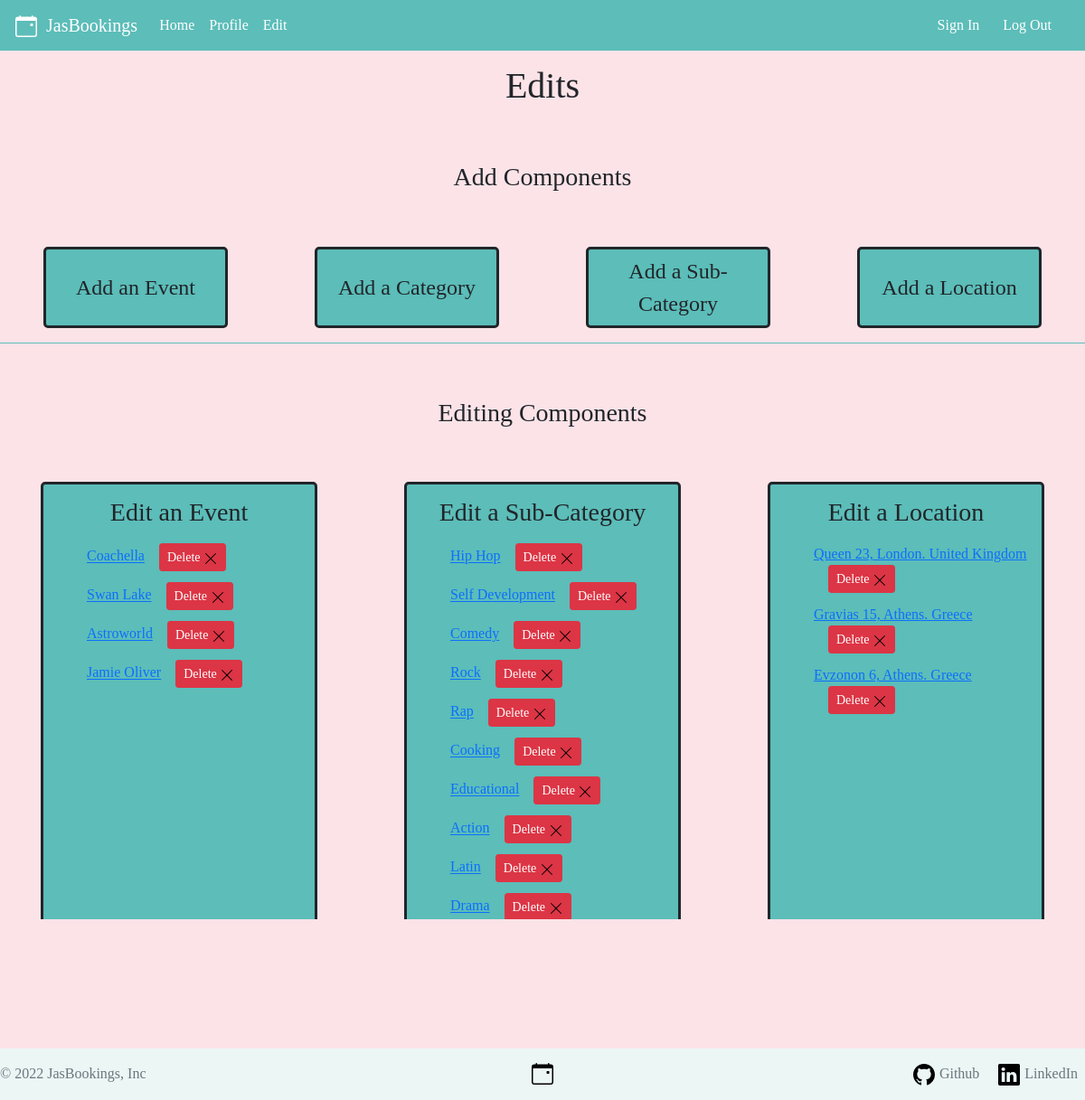
Before: /events/edit/ (signed in) with the older database file.
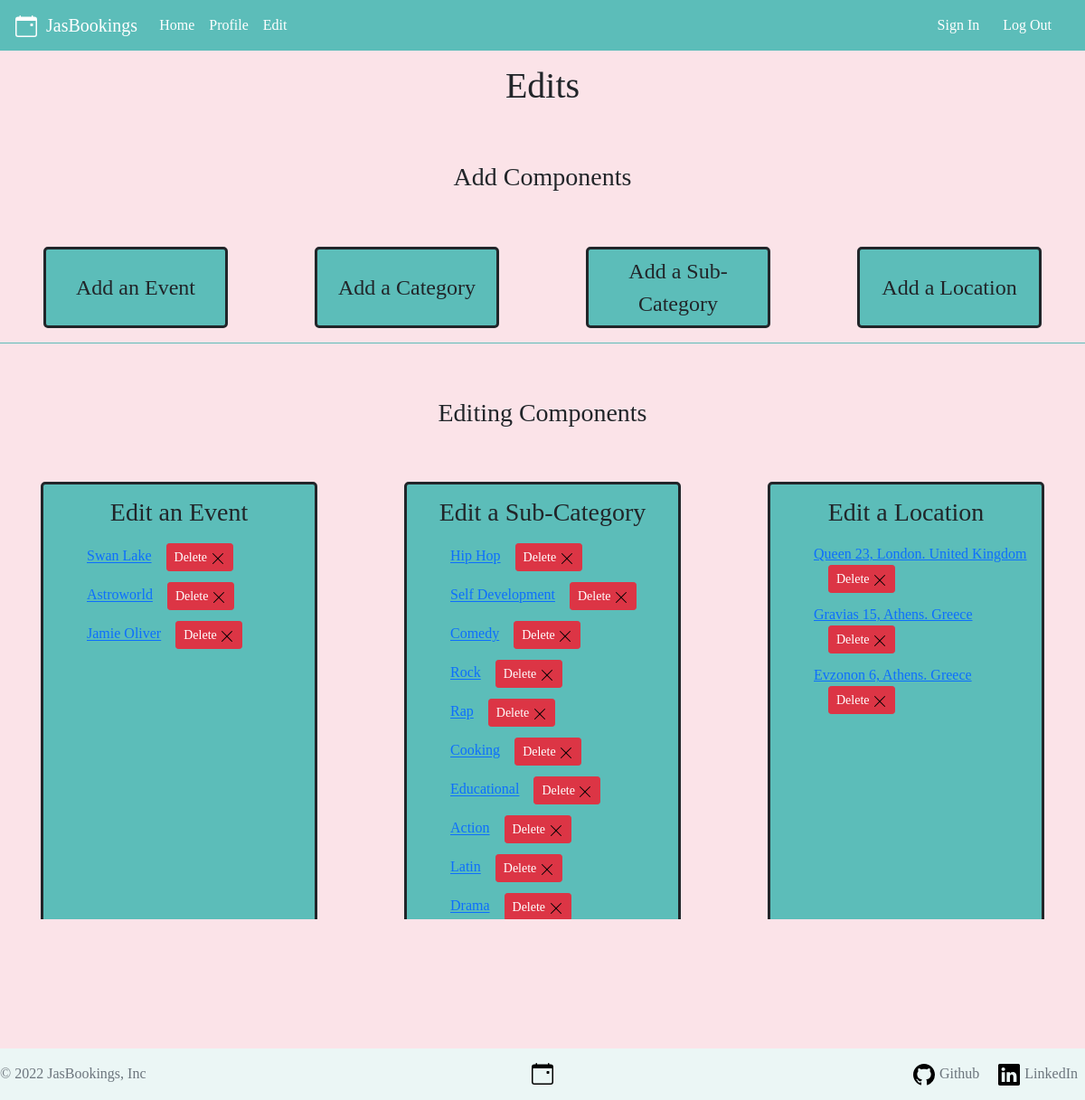
After: the same page with the newer database file.
### events/models.py (models this page shows, shortened)
class Event(models.Model):
    title = models.CharField(max_length=64)
    date = models.DateField()
    duration = models.IntegerField() #In minutes
    likes = models.ManyToManyField(User, blank= True, related_name='liked_events')
    image = models.ImageField(upload_to='images/')
    created_at = models.DateTimeField(auto_now_add=True)
    updated_at = models.DateTimeField(auto_now=True)
    sub_category = models.ForeignKey(Sub_category, on_delete=models.CASCADE)
    location = models.ForeignKey(Location, on_delete=models.CASCADE)

class Sub_category(models.Model):
    name = models.CharField(max_length=32)
    category = models.ForeignKey(Category, on_delete=models.CASCADE)
    def __str__(self):
        return f"{self.name}"

class Location(models.Model):
    city = models.CharField(max_length=64)
    country = models.CharField(max_length=32)
    street = models.CharField(max_length=64)
    street_num = models.IntegerField()
    capacity = models.IntegerField()
    def __str__(self):
        return f'{self.street} {self.street_num}, {self.city}. {self.country}'

### events/views.py (the view)
# urls.py: path('edit/', views.edit, name='edit'),
@staff_member_required
def edit(req):
    logger.info('Loading edit.html')
    if req.method == 'POST':
        logger.info(f'Received POST request: {req.POST}')
        form1 = EventForm(req.POST, req.FILES, prefix='form1')
        form2 = CategoryForm(req.POST, prefix='form2')
        form3 = SubCategoryForm(req.POST, prefix='form3')
        form4 = LocationForm(req.POST, prefix='form4')
        if form1.is_valid():
            logger.info('form1 saved')
            form1.save()
        if form2.is_valid():
            logger.info('form2 saved')
            form2.save()
        if form3.is_valid():
            logger.info('form3 saved')
            form3.save()
        if form4.is_valid():
            logger.info('form4 saved')
            form4.save()
        logger.info('Redirecting to main page')
        return HttpResponseRedirect(reverse('index'))
    else:
        form1 = EventForm(prefix='form1')
        form2 = CategoryForm(prefix='form2')
        form3 = SubCategoryForm(prefix='form3')
        form4 = LocationForm(prefix='form4')
    context = {
    'form1' : form1,
    'form2' : form2,
    'form3' : form3,
    'form4' : form4,
    'events': Event.objects.all(),
    'sub_categories': Sub_category.objects.all(),
    'locations': Location.objects.all(),
    }
    return render(req, 'events/edit.html', context)

### events/forms.py
class EventForm(forms.ModelForm):
    class Meta():
        model = Event
        fields =['title', 'date', 'duration', 'likes', 'image', 'sub_category', 'location', ]
        widgets = {
                'date': forms.DateInput(attrs={'type': 'date'}),
            }

class CategoryForm(forms.ModelForm):
    class Meta():
        model = Category
        fields =['name',]

### events/models.py (called while the page is built)
    def __str__(self):
        return f"{self.name}"

### events/templates/events/edit.html (shortened to what this page needs)
{% extends "events/base.html" %} {% load static %} {% block body %}
<h1>Edits</h1>
<h3>Add Components</h3>
<div class="row add-menu justify-content-center">
  <button class="btn col-2 mx-5" value="event">Add an Event</button>
  <button class="btn col-2 mx-5" value="category">Add a Category</button>
  <button class="btn col-2 mx-5" value="sub-category">Add a Sub-Category</button>
  <button class="btn col-2 mx-5" value="location">Add a Location </button>
</div>
<hr>
<h3>Editing Components</h3>
<div class="row edit-menu justify-content-center">
  <div class="event col-3 mx-5">
    <h3>Edit an Event</h3>
    <ul>
      {% for event in events %}
        <li class="my-1 p-1"><a href="{% url 'edit_event' event.id %}">{{event.title}}</a><a href="{% url 'delete_event' event.id %}" class="btn btn-sm btn-danger mx-3">Delete <img src="{% static 'svgIcons/x-lg.svg' %}" alt="large-X"></a></li>
      {% endfor %}
    </ul>
  </div>
  <div class="sub_category col-3 mx-5">
    <h3 >Edit a Sub-Category</h3>
    <ul>
      {% for sub_category in sub_categories %}
        <li class="my-1 p-1"><a href="{% url 'edit_sub_category' sub_category.id %}">
        {{sub_category.name}}</a><a href="{% url 'delete_sub_category' sub_category.id %}" class="btn btn-sm btn-danger mx-3">Delete <img src="{% static 'svgIcons/x-lg.svg' %}" alt="large-X"></a></li>
      {% endfor %}
    </ul>
  </div>
  <div class="location col-3 mx-5">
    <h3 >Edit a Location </h3>
    <ul>
      {% for location in locations %}
        <li class="my-1 p-1"><a href="{% url 'edit_location' location.id %}">{{location}}</a><a href="{% url 'delete_location' location.id %}" class="btn btn-sm btn-danger mx-3">Delete <img src="{% static 'svgIcons/x-lg.svg' %}" alt="large-X"></a></li>
      {% endfor %}
    </ul>
  </div>
</div>
<div class="row justify-content-center">
  <div class="col-3 edit-form mx-5">
    <form action="" method="POST">
      <input type="submit" value="Submit">
    </form>
  </div>
  <div class="col-3 edit-form mx-5">
    <form action="" method="POST">
      <input type="submit" value="Submit">
    </form>
  </div>
  <div class="col-3 edit-form mx-5">
    <form action="" method="POST" >
      <input type="submit" value="Submit">
    </form>
  </div>
</div>
<hr>
{%endblock %}

Changed rows visible on the page:
removed Event: title "Coachella"
